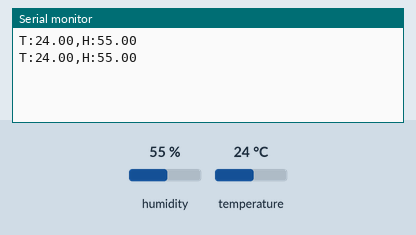
A sketch run on a simulated Arduino Uno, built for the host (arithmetic inside an expression is 32-bit, double 64-bit). Shown: the last lines printed to the serial monitor. Inputs (shaded band) come from the test bench; at power-on: humidity 55 %, temperature 24 °C.

Above: at 4.8 s.
4.9 s: humidity set to 22 %
At 6.9 s:
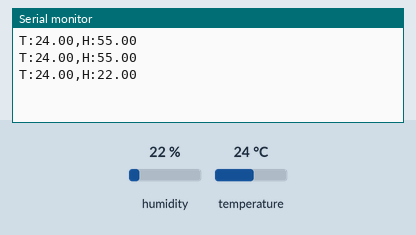
7.9 s: temperature set to 12 °C
At 9.3 s:
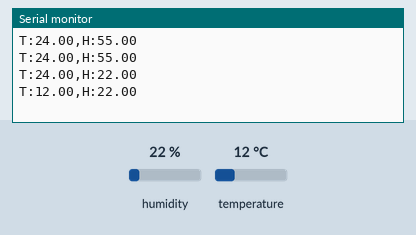
10.9 s: humidity set to 40 %
At 12.9 s:
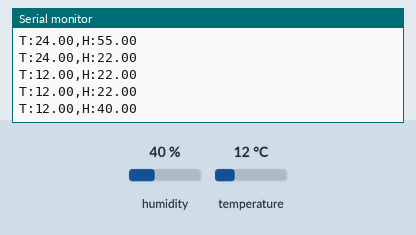
Timing chart, 0 to 14.4 s (numbered marks = the images above; inputs shaded):
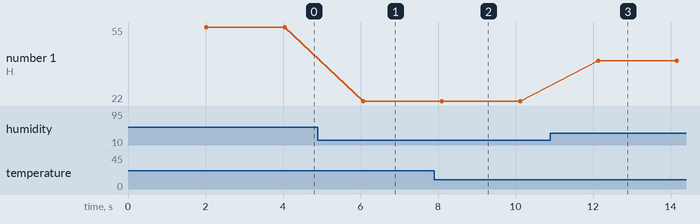

The sketch:

dht11_stm32.ino
```cpp
#include "DHT.h"

#define DHTPIN PA0        // Пин данных DHT11 на Black Pill
#define DHTTYPE DHT11

DHT dht(DHTPIN, DHTTYPE);

void setup() {
  Serial.begin(9600);     // USART1 по умолчанию на PA9 (TX) и PA10 (RX)
  dht.begin();
}

void loop() {
  delay(2000);
  float t = dht.readTemperature();
  float h = dht.readHumidity();
  if (isnan(t) || isnan(h)) {
    Serial.println("Error reading DHT11");
    return;
  }
  Serial.print("T:"); Serial.print(t);
  Serial.print(",H:"); Serial.println(h);
}
```

Measured:
- after the input at 4.9 s, the serial monitor: prints a new line after 1.2 s (image 1)
- after the input at 7.9 s, the serial monitor: prints a new line after 0.19 s (image 2)
- after the input at 10.9 s, the serial monitor: prints a new line after 1.2 s (image 3)
- plotted number 1: 55 → 22 after the input at 4.9 s, 22 → 40 after the input at 10.9 s
